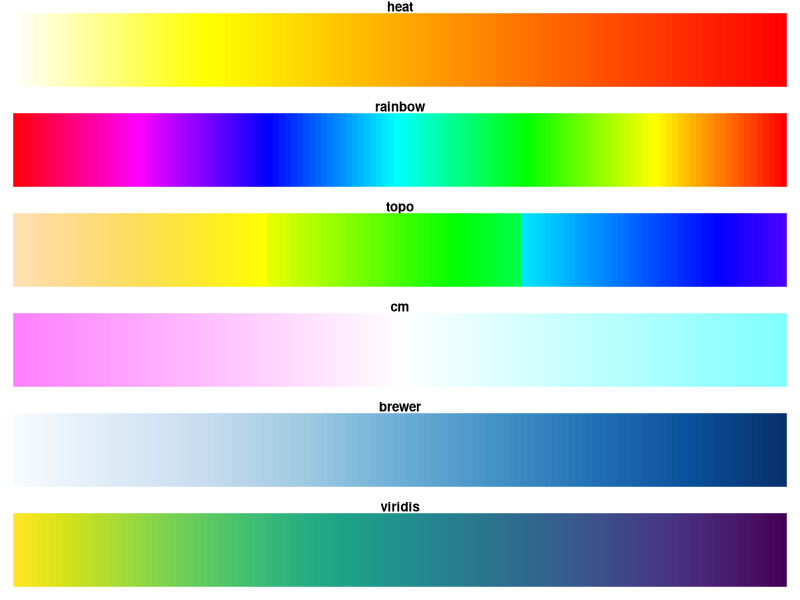
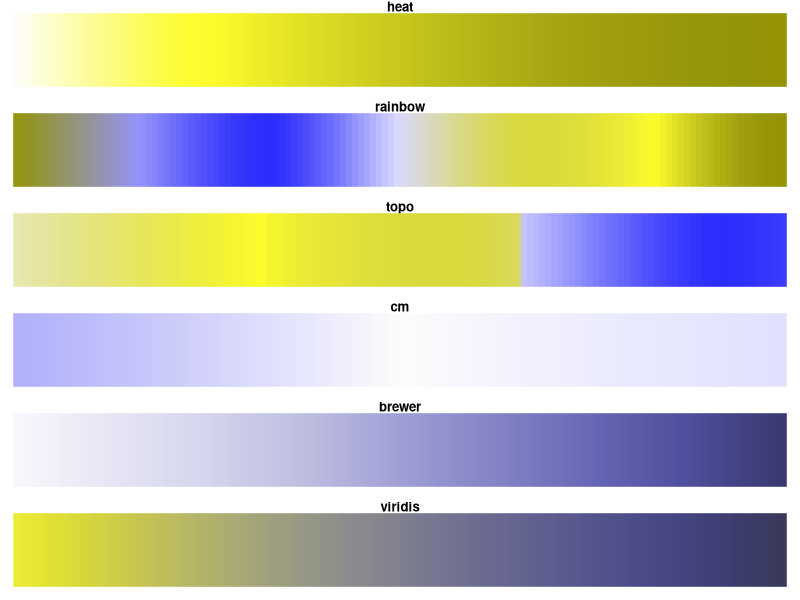
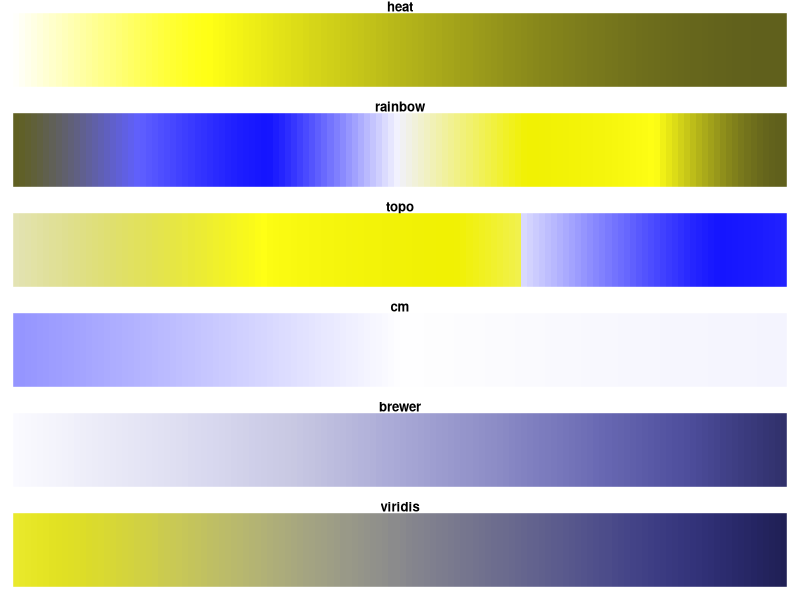
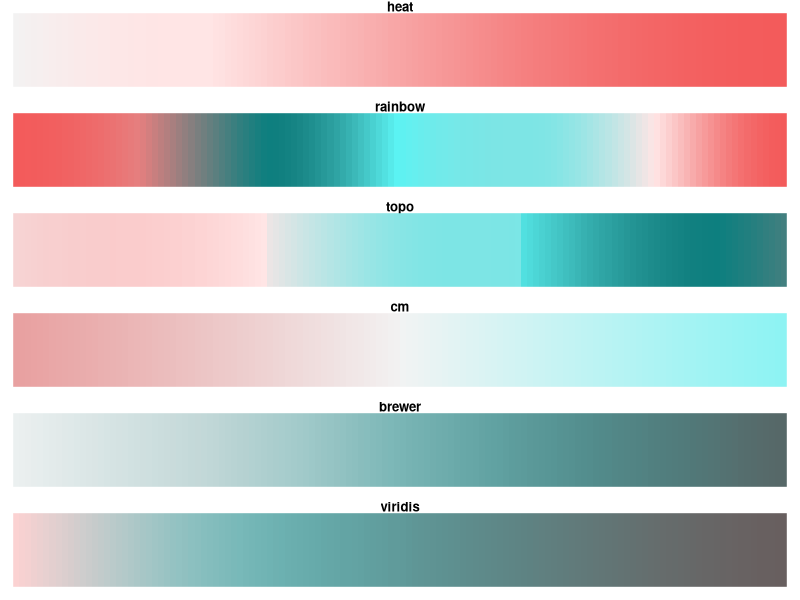
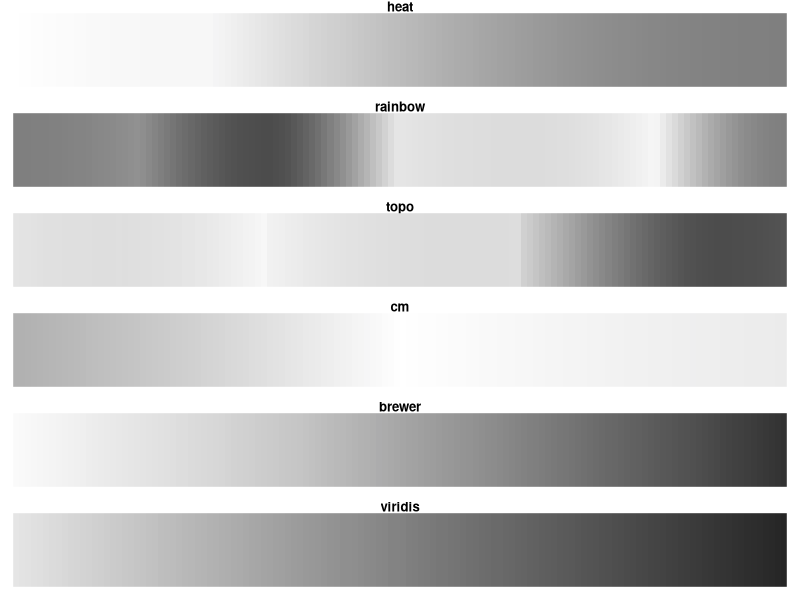

The R script that drew these images, in order:
## ---- chunk 1
knitr::opts_chunk$set(echo = TRUE, fig.retina=2, fig.width=7, fig.height=5)
## ---- chunk 2
library(viridis)
library(scales)
library(colorspace)
library(dichromat)
## ---- chunk 3
n_col <- 128

img <- function(obj, nam) {
  image(1:length(obj), 1, as.matrix(1:length(obj)), col=obj, 
        main = nam, ylab = "", xaxt = "n", yaxt = "n",  bty = "n")
}
## ---- chunk 4
par(mfrow=c(6, 1), mar=rep(1, 4))
img(rev(heat.colors(n_col)), "heat")
img(rev(rainbow(n_col)), "rainbow")
img(rev(topo.colors(n_col)), "topo")
img(rev(cm.colors(n_col)), "cm")
img(gradient_n_pal(brewer_pal("seq")(9))(seq(0, 1, length=n_col)), "brewer")
img(rev(viridis(n_col)), "viridis")
## ---- chunk 5
par(mfrow=c(6, 1), mar=rep(1, 4))
img(dichromat(rev(heat.colors(n_col)), "deutan"), "heat")
img(dichromat(rev(rainbow(n_col)), "deutan"), "rainbow")
img(dichromat(rev(topo.colors(n_col)), "deutan"), "topo")
img(dichromat(rev(cm.colors(n_col)), "deutan"), "cm")
img(dichromat(gradient_n_pal(brewer_pal("seq")(9))(seq(0, 1, length=n_col)), "deutan"), "brewer")
img(dichromat(rev(viridis(n_col)), "deutan"), "viridis")
## ---- chunk 6
par(mfrow=c(6, 1), mar=rep(1, 4))
img(dichromat(rev(heat.colors(n_col)), "protan"), "heat")
img(dichromat(rev(rainbow(n_col)), "protan"), "rainbow")
img(dichromat(rev(topo.colors(n_col)), "protan"), "topo")
img(dichromat(rev(cm.colors(n_col)), "protan"), "cm")
img(dichromat(gradient_n_pal(brewer_pal("seq")(9))(seq(0, 1, length=n_col)), "protan"), "brewer")
img(dichromat(rev(viridis(n_col)), "protan"), "viridis")
## ---- chunk 7
par(mfrow=c(6, 1), mar=rep(1, 4))
img(dichromat(rev(heat.colors(n_col)), "tritan"), "heat")
img(dichromat(rev(rainbow(n_col)), "tritan"), "rainbow")
img(dichromat(rev(topo.colors(n_col)), "tritan"), "topo")
img(dichromat(rev(cm.colors(n_col)), "tritan"), "cm")
img(dichromat(gradient_n_pal(brewer_pal("seq")(9))(seq(0, 1, length=n_col)), "tritan"), "brewer")
img(dichromat(rev(viridis(n_col)), "tritan"), "viridis")
## ---- chunk 8
par(mfrow=c(6, 1), mar=rep(1, 4))
img(desaturate(rev(heat.colors(n_col))), "heat")
img(desaturate(rev(rainbow(n_col))), "rainbow")
img(desaturate(rev(topo.colors(n_col))), "topo")
img(desaturate(rev(cm.colors(n_col))), "cm")
img(desaturate(gradient_n_pal(brewer_pal("seq")(9))(seq(0, 1, length=n_col))), "brewer")
img(desaturate(rev(viridis(n_col))), "viridis")
